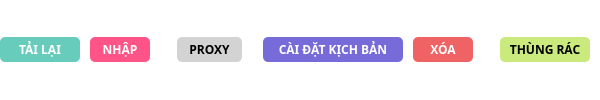
                     <widget class="QFrame" name="frame_manage_tool">
                      <property name="sizePolicy">
                       <sizepolicy hsizetype="Minimum" vsizetype="Preferred">
                        <horstretch>0</horstretch>
                        <verstretch>0</verstretch>
                       </sizepolicy>
                      </property>
                      <property name="minimumSize">
                       <size>
                        <width>600</width>
                        <height>50</height>
                       </size>
                      </property>
                      <property name="maximumSize">
                       <size>
                        <width>16777215</width>
                        <height>16777215</height>
                       </size>
                      </property>
                      <property name="styleSheet">
                       <string notr="true">QFrame{
border:none;
border-radius:8px;
background-color: rgb(255, 255, 255);
}</string>
                      </property>
                      <property name="frameShape">
                       <enum>QFrame::StyledPanel</enum>
                      </property>
                      <property name="frameShadow">
                       <enum>QFrame::Raised</enum>
                      </property>
                      <layout class="QHBoxLayout" name="horizontalLayout_21">
                       <property name="spacing">
                        <number>10</number>
                       </property>
                       <property name="leftMargin">
                        <number>0</number>
                       </property>
                       <property name="topMargin">
                        <number>0</number>
                       </property>
                       <property name="rightMargin">
                        <number>10</number>
                       </property>
                       <property name="bottomMargin">
                        <number>0</number>
                       </property>
                       <item alignment="Qt::AlignLeft">
                        <widget class="QFrame" name="frame_26">
                         <property name="minimumSize">
                          <size>
                           <width>60</width>
                           <height>0</height>
                          </size>
                         </property>
                         <property name="maximumSize">
                          <size>
                           <width>16777215</width>
                           <height>16777215</height>
                          </size>
                         </property>
                         <property name="frameShape">
                          <enum>QFrame::StyledPanel</enum>
                         </property>
                         <property name="frameShadow">
                          <enum>QFrame::Raised</enum>
                         </property>
                         <layout class="QHBoxLayout" name="horizontalLayout_20">
                          <property name="spacing">
                           <number>0</number>
                          </property>
                          <property name="leftMargin">
                           <number>0</number>
                          </property>
                          <property name="topMargin">
                           <number>0</number>
                          </property>
                          <property name="rightMargin">
                           <number>0</number>
                          </property>
                          <property name="bottomMargin">
                           <number>0</number>
                          </property>
                          <item>
                           <widget class="QPushButton" name="btn_refresh">
                            <property name="minimumSize">
                             <size>
                              <width>80</width>
                              <height>25</height>
                             </size>
                            </property>
                            <property name="maximumSize">
                             <size>
                              <width>80</width>
                              <height>16777215</height>
                             </size>
                            </property>
                            <property name="font">
                             <font>
                              <family>MesloLGSDZ Nerd Font</family>
                              <weight>75</weight>
                              <bold>true</bold>
                             </font>
                            </property>
                            <property name="styleSheet">
                             <string notr="true">QPushButton{
border:none;
border-radius:5px;
color: rgb(255, 255, 255);
border: 1px gray #6bd4c1 ;
background-color: rgb(103, 204, 187);
}
QPushButton:hover{
border:none;
border-radius:5px;
color: rgb(255, 255, 255);
border: 1px gray #6bd4c1 ;
background-color: rgb(108, 213, 194);
}QPushButton:checked{
border:none;
border-radius:5px;
color: rgb(255, 255, 255);
border: 1px gray #6bd4c1 ;
background-color: rgb(108, 213, 194);
}</string>
                            </property>
                            <property name="text">
                             <string>TẢI LẠI</string>
                            </property>
                            <property name="icon">
                             <iconset resource="../icons/icons.qrc">
                              <normaloff>:/icons/png/icons8-refresh-96.png</normaloff>:/icons/png/icons8-refresh-96.png</iconset>
                            </property>
                            <property name="checkable">
                             <bool>true</bool>
                            </property>
                            <property name="autoExclusive">
                             <bool>true</bool>
                            </property>
                           </widget>
                          </item>
                         </layout>
                        </widget>
                       </item>
                       <item alignment="Qt::AlignLeft">
                        <widget class="QFrame" name="frame_27">
                         <property name="minimumSize">
                          <size>
                           <width>60</width>
                           <height>0</height>
                          </size>
                         </property>
                         <property name="frameShape">
                          <enum>QFrame::StyledPanel</enum>
                         </property>
                         <property name="frameShadow">
                          <enum>QFrame::Raised</enum>
                         </property>
                         <layout class="QHBoxLayout" name="horizontalLayout_26">
                          <property name="spacing">
                           <number>0</number>
                          </property>
                          <property name="leftMargin">
                           <number>0</number>
                          </property>
                          <property name="topMargin">
                           <number>0</number>
                          </property>
                          <property name="rightMargin">
                           <number>0</number>
                          </property>
                          <property name="bottomMargin">
                           <number>0</number>
                          </property>
                          <item>
                           <widget class="QPushButton" name="btn_add">
                            <property name="minimumSize">
                             <size>
                              <width>0</width>
                              <height>25</height>
                             </size>
                            </property>
                            <property name="maximumSize">
                             <size>
                              <width>60</width>
                              <height>16777215</height>
                             </size>
                            </property>
                            <property name="font">
                             <font>
                              <family>MesloLGS Nerd Font</family>
                              <weight>75</weight>
                              <bold>true</bold>
                             </font>
                            </property>
                            <property name="styleSheet">
                             <string notr="true">QPushButton{
border:none;
border-radius:5px;
color: rgb(255, 255, 255);
border: 1px gray #6bd4c1 ;
background-color: rgb(255, 84, 135);
}

QPushButton:hover{
border:none;
border-radius:5px;
color: rgb(255, 255, 255);
border: 1px gray #6bd4c1 ;
background-color: rgb(255, 94, 164);
}
QPushButton:checked{
border:none;
border-radius:5px;
color: rgb(255, 255, 255);
border: 1px gray #6bd4c1 ;
background-color: rgb(255, 94, 164);
}</string>
                            </property>
                            <property name="text">
                             <string>NHẬP</string>
                            </property>
                            <property name="icon">
                             <iconset resource="../icons/icons.qrc">
                              <normaloff>:/icons/png/icons8-add-48.png</normaloff>:/icons/png/icons8-add-48.png</iconset>
                            </property>
                            <property name="checkable">
                             <bool>true</bool>
                            </property>
                            <property name="autoExclusive">
                             <bool>true</bool>
                            </property>
                           </widget>
                          </item>
                         </layout>
                        </widget>
                       </item>
                       <item alignment="Qt::AlignLeft">
                        <widget class="QFrame" name="frame_28">
                         <property name="minimumSize">
                          <size>
                           <width>60</width>
                           <height>0</height>
                          </size>
                         </property>
                         <property name="frameShape">
                          <enum>QFrame::StyledPanel</enum>
                         </property>
                         <property name="frameShadow">
                          <enum>QFrame::Raised</enum>
                         </property>
                         <layout class="QHBoxLayout" name="horizontalLayout_27">
                          <property name="spacing">
                           <number>0</number>
                          </property>
                          <property name="leftMargin">
                           <number>0</number>
                          </property>
                          <property name="topMargin">
                           <number>0</number>
                          </property>
                          <property name="rightMargin">
                           <number>0</number>
                          </property>
                          <property name="bottomMargin">
                           <number>0</number>
                          </property>
                          <item>
                           <widget class="QPushButton" name="btn_proxy">
                            <property name="minimumSize">
                             <size>
                              <width>65</width>
                              <height>25</height>
                             </size>
                            </property>
                            <property name="maximumSize">
                             <size>
                              <width>60</width>
                              <height>16777215</height>
                             </size>
                            </property>
                            <property name="font">
                             <font>
                              <family>MesloLGS Nerd Font</family>
                              <weight>75</weight>
                              <bold>true</bold>
                             </font>
                            </property>
                            <property name="styleSheet">
                             <string notr="true">QPushButton{
border:none;
border-radius:5px;
border: 1px gray #6bd4c1 ;
background-color: rgb(211, 211, 211);
}
QPushButton:hover{
border:none;
border-radius:5px;
border: 1px gray #6bd4c1 ;
background-color: rgb(222, 222, 222);
}
QPushButton:checked{
border:none;
border-radius:5px;
border: 1px gray #6bd4c1 ;
background-color: rgb(222, 222, 222);
}</string>
                            </property>
                            <property name="text">
                             <string>PROXY</string>
                            </property>
                            <property name="icon">
                             <iconset resource="../icons/icons.qrc">
                              <normaloff>:/icons/png/icons8-low-connection-96.png</normaloff>:/icons/png/icons8-low-connection-96.png</iconset>
                            </property>
                            <property name="iconSize">
                             <size>
                              <width>17</width>
                              <height>17</height>
                             </size>
                            </property>
                            <property name="checkable">
                             <bool>true</bool>
                            </property>
                            <property name="autoExclusive">
                             <bool>true</bool>
                            </property>
                           </widget>
                          </item>
                         </layout>
                        </widget>
                       </item>
                       <item alignment="Qt::AlignLeft">
                        <widget class="QFrame" name="frame_29">
                         <property name="minimumSize">
                          <size>
                           <width>120</width>
                           <height>0</height>
                          </size>
                         </property>
                         <property name="styleSheet">
                          <string notr="true"/>
                         </property>
                         <property name="frameShape">
                          <enum>QFrame::StyledPanel</enum>
                         </property>
                         <property name="frameShadow">
                          <enum>QFrame::Raised</enum>
                         </property>
                         <layout class="QHBoxLayout" name="horizontalLayout_28">
                          <property name="spacing">
                           <number>0</number>
                          </property>
                          <property name="leftMargin">
                           <number>0</number>
                          </property>
                          <property name="topMargin">
                           <number>0</number>
                          </property>
                          <property name="rightMargin">
                           <number>0</number>
                          </property>
                          <property name="bottomMargin">
                           <number>0</number>
                          </property>
                          <item>
                           <widget class="QPushButton" name="btn_plan_tool">
                            <property name="minimumSize">
                             <size>
                              <width>140</width>
                              <height>25</height>
                             </size>
                            </property>
                            <property name="maximumSize">
                             <size>
                              <width>140</width>
                              <height>16777215</height>
                             </size>
                            </property>
                            <property name="font">
                             <font>
                              <family>MesloLGM Nerd Font</family>
                              <weight>75</weight>
                              <bold>true</bold>
                             </font>
                            </property>
                            <property name="styleSheet">
                             <string notr="true">QPushButton{
border:none;
border-radius:5px;
color: rgb(255, 255, 255);
border: 1px gray #6bd4c1 ;
background-color: rgb(119, 106, 217);
}
QPushButton:hover{
border:none;
border-radius:5px;
color: rgb(255, 255, 255);
border: 1px gray #6bd4c1 ;
background-color: rgb(126, 113, 230);
}
QPushButton:checked{
border:none;
border-radius:5px;
color: rgb(255, 255, 255);
border: 1px gray #6bd4c1 ;
background-color: rgb(126, 113, 230);
}</string>
                            </property>
                            <property name="text">
                             <string>CÀI ĐẶT KỊCH BẢN</string>
                            </property>
                            <property name="icon">
                             <iconset resource="../icons/icons.qrc">
                              <normaloff>:/icons/png/icons8-realtime-96.png</normaloff>:/icons/png/icons8-realtime-96.png</iconset>
                            </property>
                            <property name="checkable">
                             <bool>true</bool>
                            </property>
                            <property name="autoExclusive">
                             <bool>true</bool>
                            </property>
                           </widget>
                          </item>
                         </layout>
                        </widget>
                       </item>
                       <item alignment="Qt::AlignLeft">
                        <widget class="QFrame" name="frame_30">
                         <property name="frameShape">
                          <enum>QFrame::StyledPanel</enum>
                         </property>
                         <property name="frameShadow">
                          <enum>QFrame::Raised</enum>
                         </property>
                         <layout class="QHBoxLayout" name="horizontalLayout_29">
                          <property name="spacing">
                           <number>0</number>
                          </property>
                          <property name="leftMargin">
                           <number>0</number>
                          </property>
                          <property name="topMargin">
                           <number>0</number>
                          </property>
                          <property name="rightMargin">
                           <number>0</number>
                          </property>
                          <property name="bottomMargin">
                           <number>0</number>
                          </property>
                          <item>
                           <widget class="QPushButton" name="btn_delete">
                            <property name="minimumSize">
                             <size>
                              <width>60</width>
                              <height>25</height>
                             </size>
                            </property>
                            <property name="maximumSize">
                             <size>
                              <width>60</width>
                              <height>25</height>
                             </size>
                            </property>
                            <property name="font">
                             <font>
                              <family>MesloLGS Nerd Font</family>
                              <weight>75</weight>
                              <bold>true</bold>
                             </font>
                            </property>
                            <property name="styleSheet">
                             <string notr="true">QPushButton{
border:none;
border-radius:5px;
color: rgb(255, 255, 255);
border: 1px gray #6bd4c1 ;
background-color: rgb(240, 99, 101);
}
QPushButton:hover{
border:none;
border-radius:5px;
color: rgb(255, 255, 255);
border: 1px gray #6bd4c1 ;
background-color: rgb(240, 126, 141);
}
QPushButton:checked{
border:none;
border-radius:5px;
color: rgb(255, 255, 255);
border: 1px gray #6bd4c1 ;
background-color: rgb(240, 126, 141);
}</string>
                            </property>
                            <property name="text">
                             <string>XÓA</string>
                            </property>
                            <property name="icon">
                             <iconset resource="../icons/icons.qrc">
                              <normaloff>:/icons/png/icons8-x-96.png</normaloff>:/icons/png/icons8-x-96.png</iconset>
                            </property>
                            <property name="checkable">
                             <bool>true</bool>
                            </property>
                            <property name="autoExclusive">
                             <bool>true</bool>
                            </property>
                           </widget>
                          </item>
                         </layout>
                        </widget>
                       </item>
                       <item alignment="Qt::AlignLeft">
                        <widget class="QFrame" name="frame_31">
                         <property name="minimumSize">
                          <size>
                           <width>80</width>
                           <height>25</height>
                          </size>
                         </property>
                         <property name="frameShape">
                          <enum>QFrame::StyledPanel</enum>
                         </property>
                         <property name="frameShadow">
                          <enum>QFrame::Raised</enum>
                         </property>
                         <layout class="QHBoxLayout" name="horizontalLayout_30">
                          <property name="spacing">
                           <number>0</number>
                          </property>
                          <property name="leftMargin">
                           <number>0</number>
                          </property>
                          <property name="topMargin">
                           <number>0</number>
                          </property>
                          <property name="rightMargin">
                           <number>0</number>
                          </property>
                          <property name="bottomMargin">
                           <number>0</number>
                          </property>
                          <item>
                           <widget class="QPushButton" name="btn_bin">
                            <property name="minimumSize">
                             <size>
                              <width>90</width>
                              <height>25</height>
                             </size>
                            </property>
                            <property name="maximumSize">
                             <size>
                              <width>90</width>
                              <height>16777215</height>
                             </size>
                            </property>
                            <property name="font">
                             <font>
                              <family>MesloLGS Nerd Font</family>
                              <weight>75</weight>
                              <bold>true</bold>
                             </font>
                            </property>
                            <property name="styleSheet">
                             <string notr="true">QPushButton{
border:none;
border-radius:5px;
border: 1px gray #6bd4c1 ;
background-color: rgb(202, 234, 126);
}
QPushButton:checked{
border:none;
border-radius:5px;
border: 1px gray #6bd4c1 ;
background-color: rgb(195, 238, 125);
}
QPushButton:hover{
border:none;
border-radius:5px;
border: 1px gray #6bd4c1 ;
background-color: rgb(195, 238, 125);
}</string>
                            </property>
                            <property name="text">
                             <string>THÙNG RÁC</string>
                            </property>
                            <property name="icon">
                             <iconset resource="../icons/icons.qrc">
                              <normaloff>:/icons/png/icons8-delete-24.png</normaloff>:/icons/png/icons8-delete-24.png</iconset>
                            </property>
                            <property name="checkable">
                             <bool>true</bool>
                            </property>
                            <property name="autoExclusive">
                             <bool>true</bool>
                            </property>
                           </widget>
                          </item>
                         </layout>
                        </widget>
                       </item>
                      </layout>
                     </widget>
